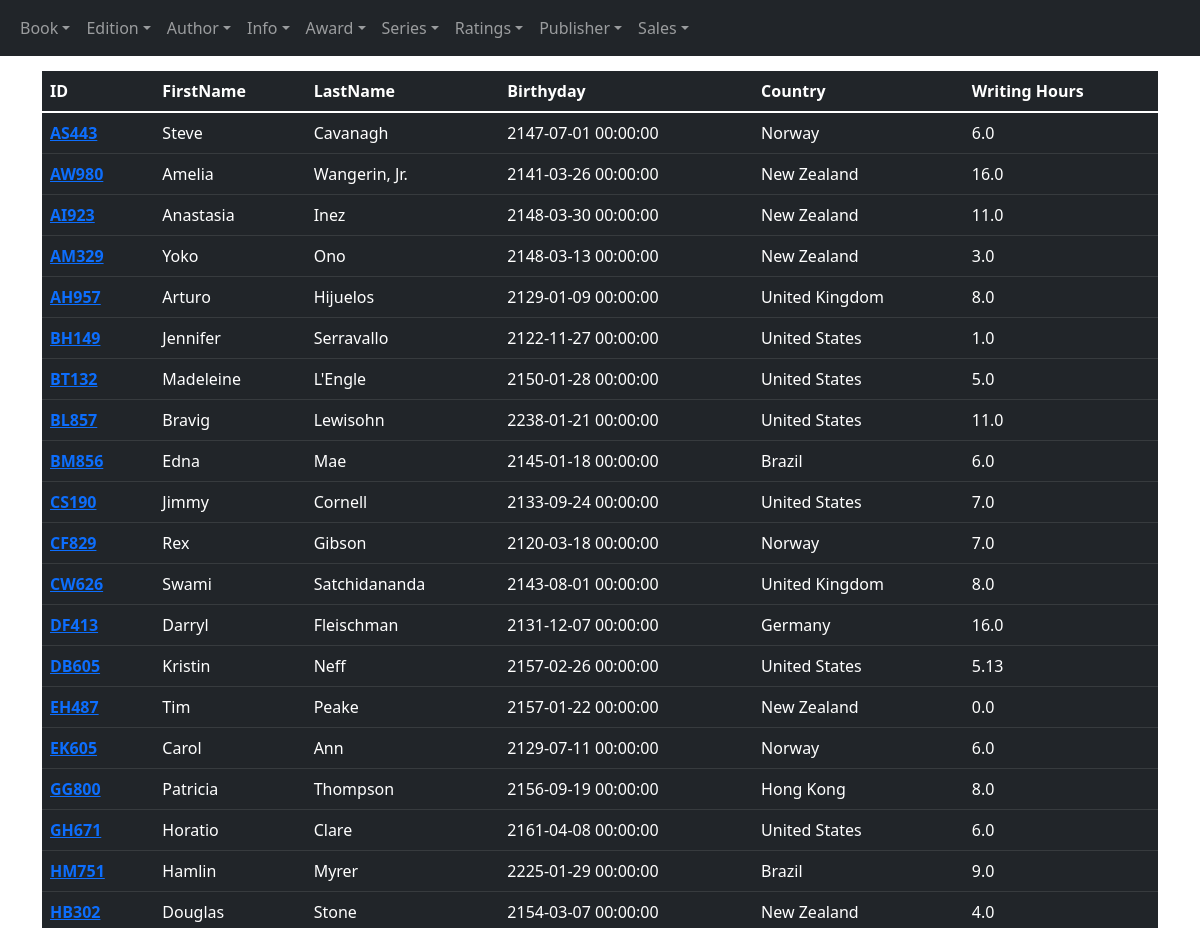
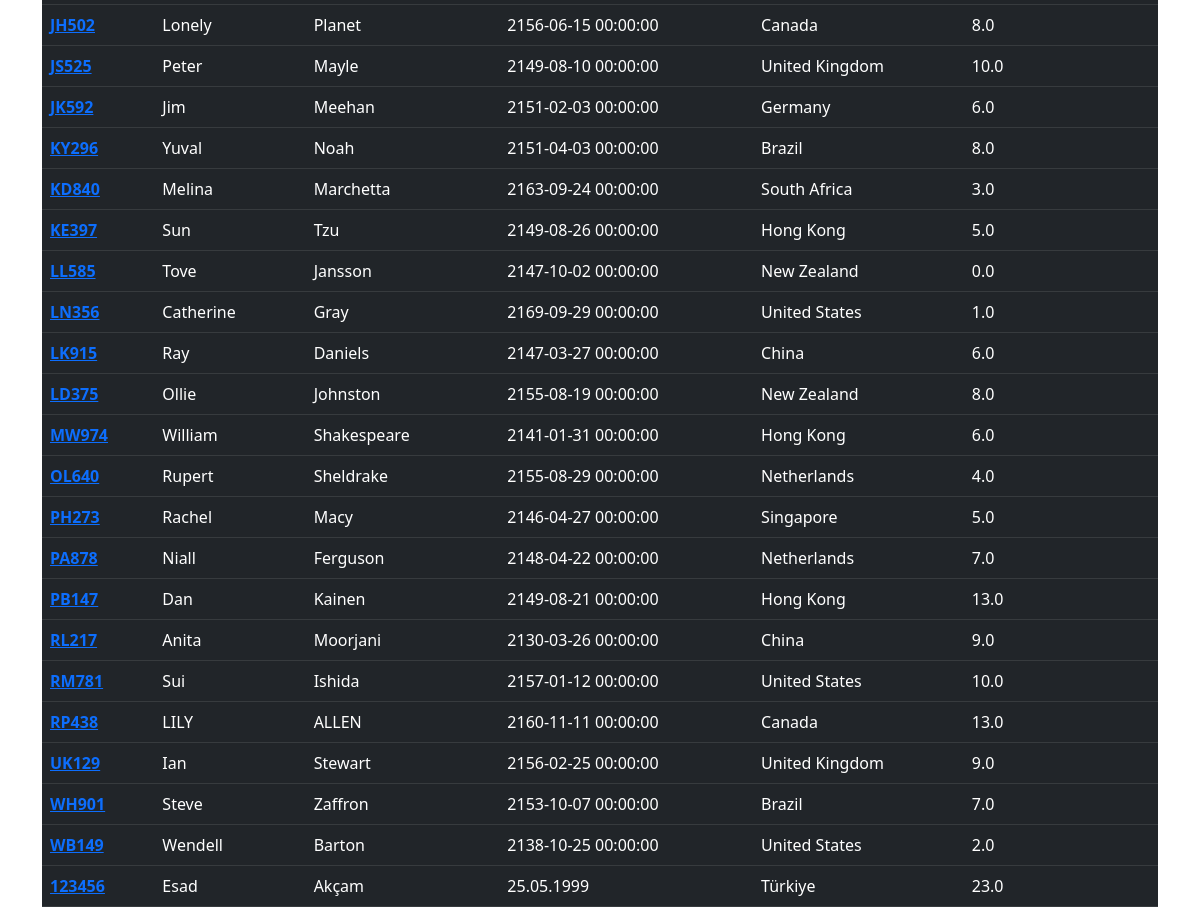
The app's page /author/showauthor with its own data (2 pictures, top to bottom).
### tables this page shows
CREATE TABLE "AUTHOR" (
	"AuthID"	TEXT,
	"FirstName"	TEXT,
	"LastName"	TEXT,
	"Birthday"	TIMESTAMP,
	"CountryOfResidence"	TEXT,
	"HrsWritingPerDay"	REAL,
	PRIMARY KEY("AuthID")
);

### server.py (the view)
@app.route("/author/showauthor")
def showauthor():
    rows = db.show_all_authors()
    return render_template("./author/show_authors.html", rows=rows)

### Database.py (called while the page is built)
    def __connect_database(self):
        con = sqlite3.connect(self.databaseName)
        con.row_factory = sqlite3.Row
        return con

    def show_all_authors(self):
        cur = self.__connect_database().cursor()
        cur.execute("SELECT * FROM Author")
        return cur.fetchall()

### templates/author/show_authors.html (shortened to what this page needs)
{% extends "layout.html" %}
{% block Body %}
<div class="container" style="padding-top: 15px;">
    <div class="table-responsive">
        <table class="table table-hover table-dark" , style="width: 100%">
            <thead>
                <tr>
                    <th scope="col">ID</th>
                    <th scope="col">FirstName</th>
                    <th scope="col">LastName</th>
                    <th scope="col">Birthyday</th>
                    <th scope="col">Country</th>
                    <th scope="col">Writing Hours</th>
                </tr>
            </thead>
            <tbody>
                {% for row in rows %}
                <tr>
                    <th scope="row"><a href='update_author{{row["AuthId"]}}'>{{row["AuthId"]}}</a></th>
                    <td>{{row["FirstName"]}}</td>
                    <td>{{row["LastName"]}}</td>
                    <td>{{row["Birthday"]}}</td>
                    <td>{{row["CountryOfResidence"]}}</td>
                    <td>{{row["HrsWritingPerDay"]}}</td>
                </tr>
                {% endfor %}
            </tbody>
        </table>
    </div>
</div>
{% endblock %}

### templates/layout.html (shortened to what this page needs)
<!DOCTYPE html>
<html lang="en">
<head>
    <link href="https://cdn.jsdelivr.net/npm/bootstrap@5.1.3/dist/css/bootstrap.min.css" rel="stylesheet"
>
</head>
<body>
    {%include "includes/navbar.html" %}
    {% block Body %}{% endblock %}
</body>
</html>

### templates/includes/navbar.html (shortened to what this page needs)
<nav class="navbar navbar-expand-sm navbar-dark bg-dark" aria-label="Third navbar example">
    <div class="container-fluid">
        <div class="collapse navbar-collapse" id="navbarsExample03">
            <ul class="navbar-nav me-auto mb-2 mb-sm-0">
                <li class="nav-item dropdown">
                    <a class="nav-link dropdown-toggle" href="#" id="dropdown03" data-bs-toggle="dropdown"
                        aria-expanded="false">Book</a>
                </li>
                <li class="nav-item dropdown">
                    <a class="nav-link dropdown-toggle" href="#" id="dropdown03" data-bs-toggle="dropdown"
                        aria-expanded="false">Edition</a>
                </li>
                <li class="nav-item dropdown">
                    <a class="nav-link dropdown-toggle" href="#" id="dropdown03" data-bs-toggle="dropdown"
                        aria-expanded="false">Author</a>
                </li>
                <li class="nav-item dropdown">
                    <a class="nav-link dropdown-toggle" href="#" id="dropdown03" data-bs-toggle="dropdown"
                        aria-expanded="false">Info</a>
                </li>
                <li class="nav-item dropdown">
                    <a class="nav-link dropdown-toggle" href="#" id="dropdown03" data-bs-toggle="dropdown"
                        aria-expanded="false">Award</a>
                </li>
                <li class="nav-item dropdown">
                    <a class="nav-link dropdown-toggle" href="#" id="dropdown03" data-bs-toggle="dropdown"
                        aria-expanded="false">Series</a>
                </li>
                <li class="nav-item dropdown">
                    <a class="nav-link dropdown-toggle" href="#" id="dropdown03" data-bs-toggle="dropdown"
                        aria-expanded="false">Ratings</a>
                </li>
                <li class="nav-item dropdown">
                    <a class="nav-link dropdown-toggle" href="#" id="dropdown03" data-bs-toggle="dropdown"
                        aria-expanded="false">Publisher</a>
                </li>
                <li class="nav-item dropdown">
                    <a class="nav-link dropdown-toggle" href="#" id="dropdown03" data-bs-toggle="dropdown"
                        aria-expanded="false">Sales</a>
                </li>
            </ul>
        </div>
    </div>
</nav>

### records on screen
AUTHOR: AuthId "AS443", FirstName "Steve", LastName "Cavanagh", Birthday "2147-07-01 00:00:00", CountryOfResidence "Norway", HrsWritingPerDay "6.0"
AUTHOR: AuthId "AW980", FirstName "Amelia", LastName "Wangerin, Jr.", Birthday "2141-03-26 00:00:00", CountryOfResidence "New Zealand", HrsWritingPerDay "16.0"
AUTHOR: AuthId "AI923", FirstName "Anastasia", LastName "Inez", Birthday "2148-03-30 00:00:00", CountryOfResidence "New Zealand", HrsWritingPerDay "11.0"
AUTHOR: AuthId "AM329", FirstName "Yoko", LastName "Ono", Birthday "2148-03-13 00:00:00", CountryOfResidence "New Zealand", HrsWritingPerDay "3.0"
AUTHOR: AuthId "AH957", FirstName "Arturo", LastName "Hijuelos", Birthday "2129-01-09 00:00:00", CountryOfResidence "United Kingdom", HrsWritingPerDay "8.0"
AUTHOR: AuthId "BH149", FirstName "Jennifer", LastName "Serravallo", Birthday "2122-11-27 00:00:00", CountryOfResidence "United States", HrsWritingPerDay "1.0"
AUTHOR: AuthId "BT132", FirstName "Madeleine", LastName "L'Engle", Birthday "2150-01-28 00:00:00", CountryOfResidence "United States", HrsWritingPerDay "5.0"
AUTHOR: AuthId "BL857", FirstName "Bravig", LastName "Lewisohn", Birthday "2238-01-21 00:00:00", CountryOfResidence "United States", HrsWritingPerDay "11.0"
AUTHOR: AuthId "BM856", FirstName "Edna", LastName "Mae", Birthday "2145-01-18 00:00:00", CountryOfResidence "Brazil", HrsWritingPerDay "6.0"
AUTHOR: AuthId "CS190", FirstName "Jimmy", LastName "Cornell", Birthday "2133-09-24 00:00:00", CountryOfResidence "United States", HrsWritingPerDay "7.0"
AUTHOR: AuthId "CF829", FirstName "Rex", LastName "Gibson", Birthday "2120-03-18 00:00:00", CountryOfResidence "Norway", HrsWritingPerDay "7.0"
AUTHOR: AuthId "CW626", FirstName "Swami", LastName "Satchidananda", Birthday "2143-08-01 00:00:00", CountryOfResidence "United Kingdom", HrsWritingPerDay "8.0"
AUTHOR: AuthId "DF413", FirstName "Darryl", LastName "Fleischman", Birthday "2131-12-07 00:00:00", CountryOfResidence "Germany", HrsWritingPerDay "16.0"
AUTHOR: AuthId "DB605", FirstName "Kristin", LastName "Neff", Birthday "2157-02-26 00:00:00", CountryOfResidence "United States", HrsWritingPerDay "5.13"
AUTHOR: AuthId "EH487", FirstName "Tim", LastName "Peake", Birthday "2157-01-22 00:00:00", CountryOfResidence "New Zealand", HrsWritingPerDay "0.0"
AUTHOR: AuthId "EK605", FirstName "Carol", LastName "Ann", Birthday "2129-07-11 00:00:00", CountryOfResidence "Norway", HrsWritingPerDay "6.0"
AUTHOR: AuthId "GG800", FirstName "Patricia", LastName "Thompson", Birthday "2156-09-19 00:00:00", CountryOfResidence "Hong Kong", HrsWritingPerDay "8.0"
AUTHOR: AuthId "GH671", FirstName "Horatio", LastName "Clare", Birthday "2161-04-08 00:00:00", CountryOfResidence "United States", HrsWritingPerDay "6.0"
AUTHOR: AuthId "HM751", FirstName "Hamlin", LastName "Myrer", Birthday "2225-01-29 00:00:00", CountryOfResidence "Brazil", HrsWritingPerDay "9.0"
AUTHOR: AuthId "HB302", FirstName "Douglas", LastName "Stone", Birthday "2154-03-07 00:00:00", CountryOfResidence "New Zealand", HrsWritingPerDay "4.0"
AUTHOR: AuthId "JH502", FirstName "Lonely", LastName "Planet", Birthday "2156-06-15 00:00:00", CountryOfResidence "Canada", HrsWritingPerDay "8.0"
AUTHOR: AuthId "JS525", FirstName "Peter", LastName "Mayle", Birthday "2149-08-10 00:00:00", CountryOfResidence "United Kingdom", HrsWritingPerDay "10.0"
AUTHOR: AuthId "JK592", FirstName "Jim", LastName "Meehan", Birthday "2151-02-03 00:00:00", CountryOfResidence "Germany", HrsWritingPerDay "6.0"
AUTHOR: AuthId "KY296", FirstName "Yuval", LastName "Noah", Birthday "2151-04-03 00:00:00", CountryOfResidence "Brazil", HrsWritingPerDay "8.0"
AUTHOR: AuthId "KD840", FirstName "Melina", LastName "Marchetta", Birthday "2163-09-24 00:00:00", CountryOfResidence "South Africa", HrsWritingPerDay "3.0"
AUTHOR: AuthId "KE397", FirstName "Sun", LastName "Tzu", Birthday "2149-08-26 00:00:00", CountryOfResidence "Hong Kong", HrsWritingPerDay "5.0"
AUTHOR: AuthId "LL585", FirstName "Tove", LastName "Jansson", Birthday "2147-10-02 00:00:00", CountryOfResidence "New Zealand", HrsWritingPerDay "0.0"
AUTHOR: AuthId "LN356", FirstName "Catherine", LastName "Gray", Birthday "2169-09-29 00:00:00", CountryOfResidence "United States", HrsWritingPerDay "1.0"
AUTHOR: AuthId "LK915", FirstName "Ray", LastName "Daniels", Birthday "2147-03-27 00:00:00", CountryOfResidence "China", HrsWritingPerDay "6.0"
AUTHOR: AuthId "LD375", FirstName "Ollie", LastName "Johnston", Birthday "2155-08-19 00:00:00", CountryOfResidence "New Zealand", HrsWritingPerDay "8.0"
AUTHOR: AuthId "MW974", FirstName "William", LastName "Shakespeare", Birthday "2141-01-31 00:00:00", CountryOfResidence "Hong Kong", HrsWritingPerDay "6.0"
AUTHOR: AuthId "OL640", FirstName "Rupert", LastName "Sheldrake", Birthday "2155-08-29 00:00:00", CountryOfResidence "Netherlands", HrsWritingPerDay "4.0"
AUTHOR: AuthId "PH273", FirstName "Rachel", LastName "Macy", Birthday "2146-04-27 00:00:00", CountryOfResidence "Singapore", HrsWritingPerDay "5.0"
AUTHOR: AuthId "PA878", FirstName "Niall", LastName "Ferguson", Birthday "2148-04-22 00:00:00", CountryOfResidence "Netherlands", HrsWritingPerDay "7.0"
AUTHOR: AuthId "PB147", FirstName "Dan", LastName "Kainen", Birthday "2149-08-21 00:00:00", CountryOfResidence "Hong Kong", HrsWritingPerDay "13.0"
AUTHOR: AuthId "RL217", FirstName "Anita", LastName "Moorjani", Birthday "2130-03-26 00:00:00", CountryOfResidence "China", HrsWritingPerDay "9.0"
AUTHOR: AuthId "RM781", FirstName "Sui", LastName "Ishida", Birthday "2157-01-12 00:00:00", CountryOfResidence "United States", HrsWritingPerDay "10.0"
AUTHOR: AuthId "RP438", FirstName "LILY", LastName "ALLEN", Birthday "2160-11-11 00:00:00", CountryOfResidence "Canada", HrsWritingPerDay "13.0"
AUTHOR: AuthId "UK129", FirstName "Ian", LastName "Stewart", Birthday "2156-02-25 00:00:00", CountryOfResidence "United Kingdom", HrsWritingPerDay "9.0"
AUTHOR: AuthId "WH901", FirstName "Steve", LastName "Zaffron", Birthday "2153-10-07 00:00:00", CountryOfResidence "Brazil", HrsWritingPerDay "7.0"
AUTHOR: AuthId "WB149", FirstName "Wendell", LastName "Barton", Birthday "2138-10-25 00:00:00", CountryOfResidence "United States", HrsWritingPerDay "2.0"
AUTHOR: AuthId "123456", FirstName "Esad", LastName "Akçam", Birthday "25.05.1999", CountryOfResidence "Türkiye", HrsWritingPerDay "23.0"
